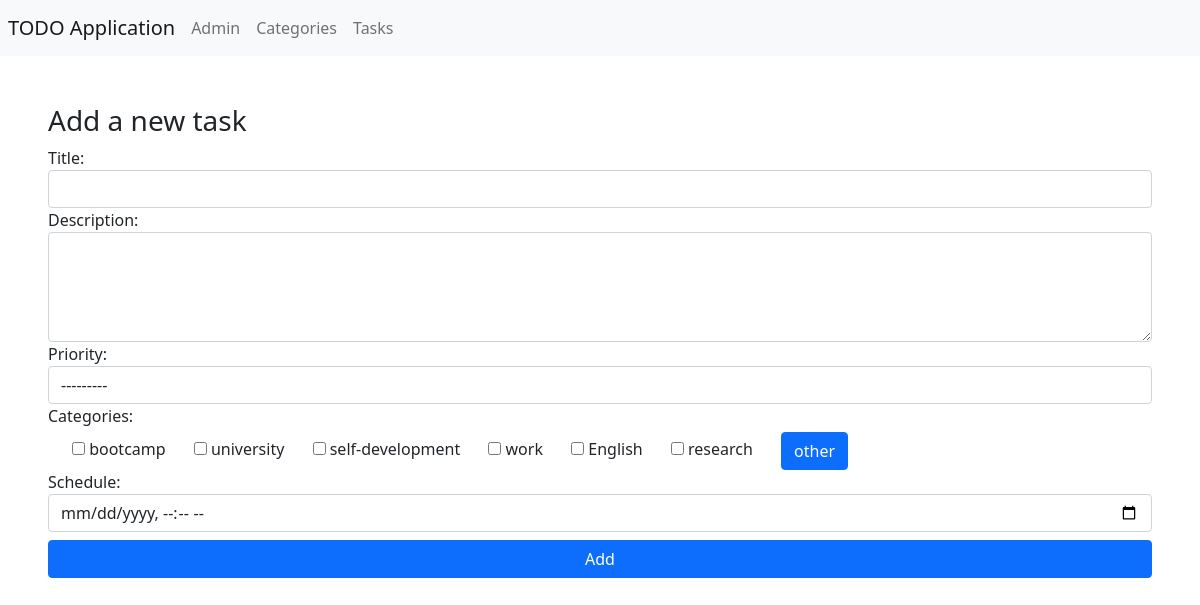
Before: / with the older database file.
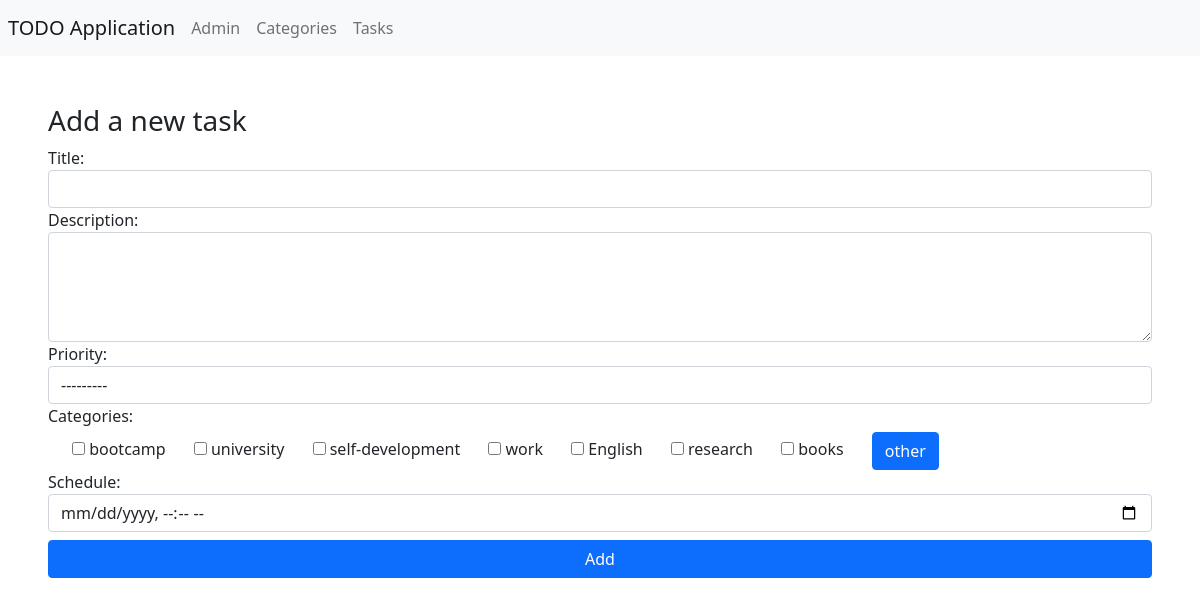
After: the same page with the newer database file.
### todo/models.py (models this page shows, shortened)
class Category(models.Model):
    name = models.CharField(max_length=30)
    description = models.CharField(max_length=100)
    class Meta():
        verbose_name_plural = "Categories"

### todo/views.py (the view, shortened to what this page needs)
# urls.py: path('', index, name='index'),
def index(request):
    return render(request, "todo/index.html", {"categories":Category.objects.all()})

### templates/todo/index.html (shortened to what this page needs)
{% extends 'base.html' %}
{% load static %}
{% block navbar %}
    <li class="nav-item">
        <a class="nav-link" href={% url 'admin:index' %}>Admin</a>
    </li>
    <li class="nav-item">
        <a class="nav-link" href={% url 'categories' %}>Categories</a>
    </li>
    <li class="nav-item">
        <a class="nav-link" href={% url 'tasks' %}>Tasks</a>
    </li>
{% endblock navbar %}
{% block content %}
    <form method="POST" id="task-form">
        <h3>Add a new task</h3>
           <div class="row">
                <div class="col">
                    <div class="form-group">
                        <label for="title">Title:</label>
                        <input id="title" class="form-control" type="text" name="title" maxlength="30" required>
                    </div>
                    <div class="form-group">
                        <label for="description">Description:</label>
                        <textarea name="description" id="description" cols="40" rows="4" class="form-control" required></textarea>
                    </div>
                    <div class="form-group">
                        <label class="required" for="id_priority">Priority:</label>
                        <select name="priority" required class="form-control">
                            <option value="" selected="">---------</option>
                        </select>
                    </div>
                    <div class="form-group">
                        <p class="group-label mb-1">Categories:</p>
                        {% for category in categories %}
                            <input class="ms-4" name="categories" type="checkbox" value="{{category.name}}"/>
                            <label class="inline">{{category.name}}</label>
                        {% endfor %}
                        <label class="ms-4"><a class="btn btn-primary" href={% url 'add_category' %}>other</a></label>
                    </div>
                    <div class="form-group">
                        <label for="title">Schedule:</label>
                        <input id="schedule" class="form-control" type="datetime-local" name="schedule" required>
                    </div>
                </div>
                <div class="mx-6 my-2">
                    <button type="submit" class="btn btn-primary w-100">Add</button>
                </div>
            </div>
        </form>
{% endblock content %}

Changed rows visible on the page:
added Category: name "books"
